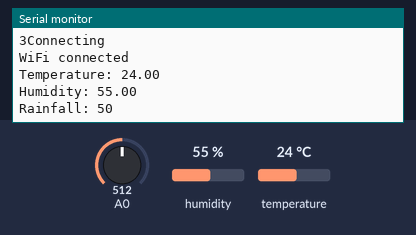
A sketch run on a simulated ESP8266 (NodeMCU). On the bench: the last lines printed to the serial monitor. The test bench sets the inputs (shaded band); at power-on: humidity 55 %, A0 = 512, temperature 24 °C. WiFi joins after 1.5 s; servers stay silent unless stated.

Above: at 2.7 s.
2.8 s: humidity set to 22 %
10.5 s: A0 set to 716
At 12.5 s:
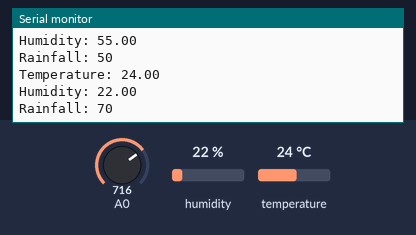
18.2 s: temperature set to 12 °C
At 23.6 s:
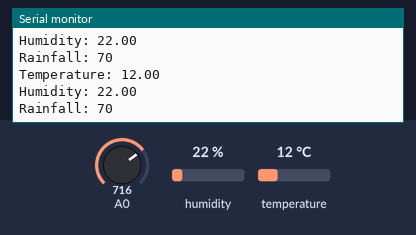
25.9 s: A0 set to 900
At 33.4 s:
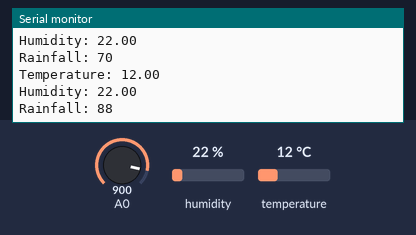
33.6 s: humidity set to 40 %
Timing chart, 0 to 36.6 s (numbered marks = the images above; inputs shaded):
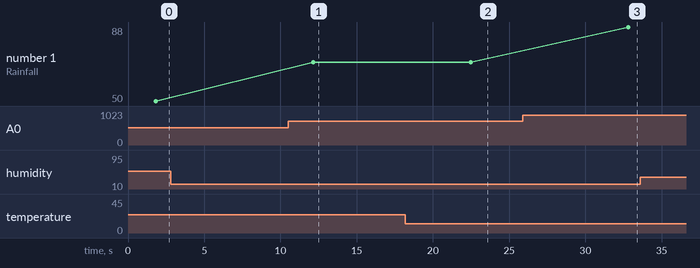

Measured:
- after the input at 10.5 s, the serial monitor: prints a new line after 1.7 s (image 1)
- after the input at 18.2 s, the serial monitor: prints a new line after 4.3 s (image 2)
- after the input at 25.9 s, the serial monitor: prints a new line after 6.9 s (image 3)
- plotted number 1: 50 → 70 after the input at 10.5 s, 70 → 88 after the input at 25.9 s

The sketch:

weather.ino
```cpp
// #include <SFE_BMP180.h>

#include <Wire.h>
#include <ESP8266WiFi.h>
#include "DHT.h"
#include <ThingSpeak.h>
// #include <ESP8266WiFi.h>

DHT dht(D3, DHT11);
// SFE_BMP180 bmp;
double T;
char status;
WiFiClient client;

long myChannelNumber = 1881185;

const char apiKey[] = "UI1HHZGFFUEHWDOV";
const char *ssid =  "Madhuri";
const char *pass =  "pass@123";
const char* server = "api.thingspeak.com";


void setup() {
  Serial.begin(115200);
  delay(10);
  // bmp.begin();
  Wire.begin();
  dht.begin();
  WiFi.begin(ssid, pass);
ThingSpeak.begin(client);

  while (WiFi.status() != WL_CONNECTED) {
    delay(10);
    Serial.print(WiFi.status());
    Serial.println("Connecting");
  }
  Serial.println("");
  Serial.println("WiFi connected");
}

void loop() {
  //BMP180 sensor
  // status =  bmp.startTemperature();
  // if (status != 0) {
  //   delay(status);
  //   status = bmp.getTemperature(T);

  //   status = bmp.startPressure(3);// 0 to 3
  //   if (status != 0) {
  //     delay(status);
  //     status = bmp.getPressure(P, T);
  //     if (status != 0) {

  //     }
  //   }
  // }

  //DHT11 sensor
  float h = dht.readHumidity();
  float t = dht.readTemperature();

  if (isnan(h) || isnan(t)) {
    Serial.println("Failed to read from DHT sensor!");
    return;
  }

  //Rain sensor
  int r = analogRead(A0);
  r = map(r, 0, 1024, 0, 100);

  // Serial.println(h);
  // Serial.println(t);
  // Serial.println(r);
  // if (client.connect(server, 80)) {
  //   Serial.println(server);
    // String postStr = apiKey;
    // postStr += "&field1=";
    // postStr += String(t);
    // postStr += "&field2=";
    // postStr += String(h);
    // postStr += "&field3=";
    // // postStr += String(P, 2);
    // // postStr += "&field4=";
    // postStr += String(r);
    // postStr += "\r\n\r\n\r\n\r\n";

    // client.print("POST /update HTTP/1.1\n");
    // client.print("Host: api.thingspeak.com\n");
    // client.print("Connection: close\n");
    // client.print("X-THINGSPEAKAPIKEY: " + apiKey + "\n");
    // client.print("Content-Type: application/x-www-form-urlencoded\n");
    // client.print("Content-Length: ");
    // client.print(postStr.length());
    // client.print("\n\n\n\n");
    // client.print(postStr);
    // thingSpeakWrite(myChannelNumber, 1, t, apiKey);
     ThingSpeak.setField(1, t );
      ThingSpeak.setField(2, h );
      ThingSpeak.setField(3, r);
      ThingSpeak.writeFields( myChannelNumber, apiKey );

    //  ThingSpeak.writeField(myChannelNumber, 2, h, apiKey);
    //   ThingSpeak.writeField(myChannelNumber, 3, r, apiKey);

    Serial.print("Temperature: ");
    Serial.println(t);
    Serial.print("Humidity: ");
    Serial.println(h);
    // Serial.print("absolute pressure: ");
    // Serial.print(P, 2);
    // Serial.println("mb");
    Serial.print("Rainfall: ");
    Serial.println(r);

  // }
  // client.stop();
  delay(10000);
}
```
